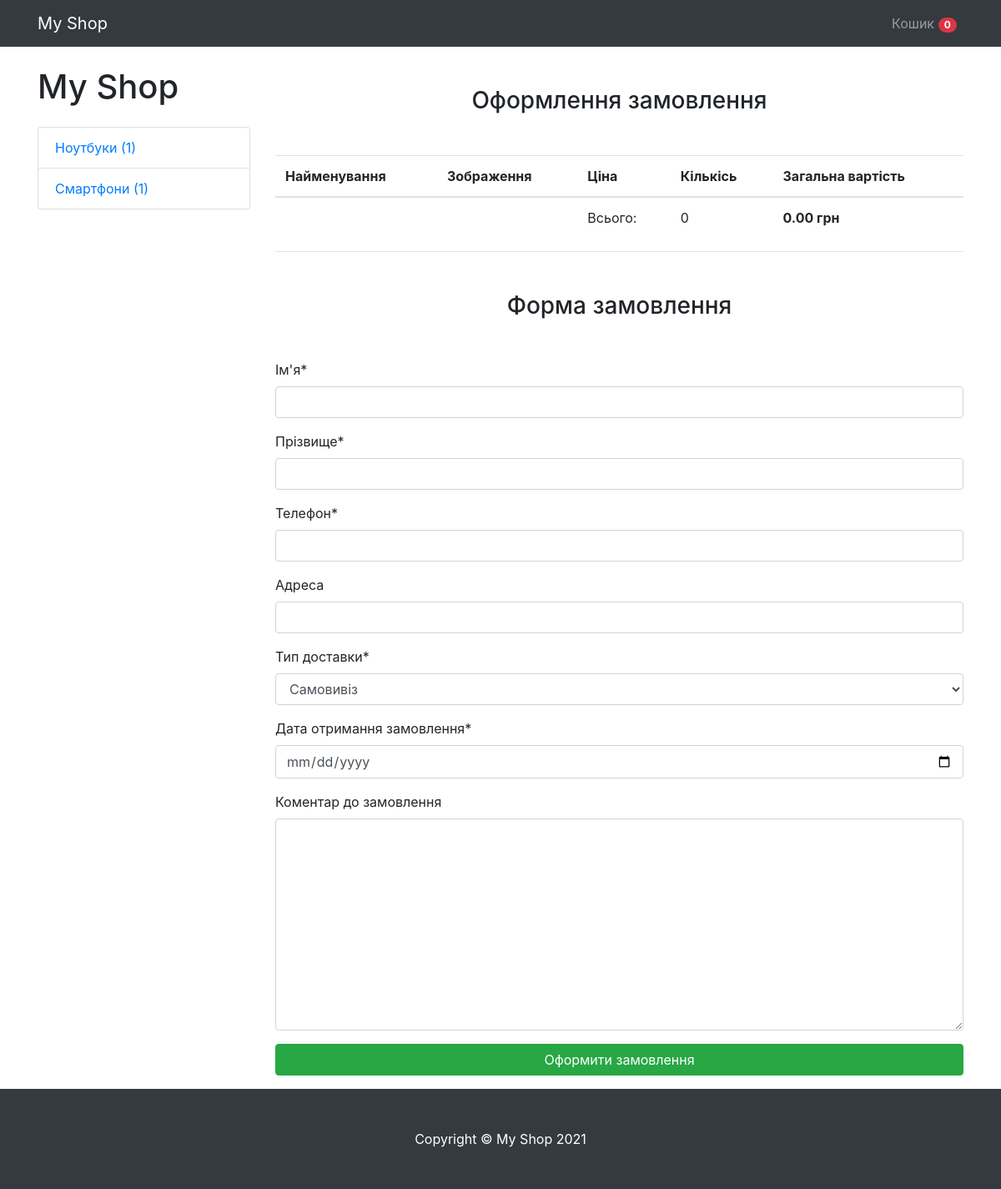
The app's page /checkout/ with its own data.
### mainapp/models.py (models this page shows, shortened)
class Cart(models.Model):
    owner = models.ForeignKey('Customer', null=True, verbose_name='Власник', on_delete=models.CASCADE)
    products = models.ManyToManyField(CartProduct, blank=True, related_name='related_cart')
    total_products = models.PositiveIntegerField(default=0)
    final_price = models.DecimalField(max_digits=9, decimal_places=2, default=0, verbose_name='Загальна вартість')
    in_order = models.BooleanField(default=False)
    for_anonymous_user = models.BooleanField(default=False)

class Category(models.Model):
    name = models.CharField(max_length=255, verbose_name="Назва категорії")
    slug = models.SlugField(unique=True)
    objects = CategoryManager()
    def get_absolute_url(self):
        return reverse('category_detail', kwargs={'slug': self.slug})

### mainapp/views.py (the view)
# urls.py: path('checkout/', CheckoutView.as_view(), name='checkout'),
class CheckoutView(CartMixin, View):
    def get(self, request, *args, **kwargs):
        categories = Category.objects.get_categories_for_left_sidebar()
        form = OrderForm(request.POST or None)
        context = {
            'cart': self.cart,
            'categories': categories,
            'form': form
        }
        return render(request, 'checkout.html', context)

### mainapp/forms.py
class OrderForm(forms.ModelForm):
    def __init__(self, *args, **kwargs):
        super(). __init__( *args, **kwargs)
        self.fields['order_date'].label = 'Дата отримання замовлення'
    order_date = forms.DateField(widget=forms.TextInput(attrs={'type': 'date'}))
    class Meta:
        model = Order
        fields = (
            'first_name', 'last_name', 'phone', 'address', 'buying_type', 'order_date', 'comment'
        )

### mainapp/mixins.py (called while the page is built)
    def dispatch(self, request, *args, **kwargs):
        if request.user.is_authenticated:
            customer = Customer.objects.filter(user=request.user).first()
            if not customer:
                customer = Customer.objects.create(user=request.user)
            cart = Cart.objects.filter(owner=customer, in_order=False).first()
            if not cart:
                cart = Cart.objects.create(owner=customer)
        else:
            cart = Cart.objects.filter(for_anonymous_user=True).first()
            if not cart:
                cart = Cart.objects.create(for_anonymous_user=True)
        self.cart = cart
        return super().dispatch(request, *args, **kwargs)

### mainapp/models.py (called while the page is built)
def get_models_for_count(*model_names):
    return [models.Count(model_name) for model_name in model_names]

    def get_queryset(self):
        return super().get_queryset()

    def get_categories_for_left_sidebar(self):
        models = get_models_for_count('notebook', 'smartphone')
        qs = self.get_queryset().annotate(*models)
        data = [
            dict(name=c.name, url=c.get_absolute_url(), count=getattr(c, self.CATEGORY_NAME_COUNT_NAME[c.name]))
            for c in qs
        ]
        return data

### templates/checkout.html (shortened to what this page needs)
{% extends 'base.html' %}
{% load crispy_forms_tags %}
{% block content %}
    <h3 class="text-center mt-5 mb-5">Оформлення замовлення</h3>
    <table class="table">
        <thead>
        <tr>
            <th scope="col">Найменування</th>
            <th scope="col">Зображення</th>
            <th scope="col">Ціна</th>
            <th scope="col">Кількісь</th>
            <th scope="col">Загальна вартість</th>
        </tr>
        </thead>
        <tbody>
        <tr>
            <td colspan="2"></td>
            <td>Всього:</td>
            <td>{{ cart.total_products }}</td>
            <td><strong>{{ cart.final_price }} грн</strong></td>
        </tr>
        </tbody>
    </table>
    <hr>
    <h3 class="text-center mt-5 mb-5">Форма замовлення</h3>
    <form action="{% url 'make_order' %}" method="post">
        {{ form|crispy }}
        <input type="submit" class="btn btn-success btn-block mb-3" value="Оформити замовлення">
    </form>
{% endblock content %}

### templates/base.html (shortened to what this page needs)
<!DOCTYPE html>
<html lang="en">
<head>
    <link rel="stylesheet" href="https://maxcdn.bootstrapcdn.com/bootstrap/4.0.0/css/bootstrap.min.css"
>
</head>
<body>
<nav class="navbar navbar-expand-lg navbar-dark bg-dark fixed-top">
    <div class="container">
        <a class="navbar-brand" href="/">My Shop</a>
        <div class="collapse navbar-collapse" id="navbarResponsive">
            <ul class="navbar-nav ml-auto">
                <li class="nav-item">
                    <a class="nav-link" href="{% url 'cart' %}">Кошик <span
                            class="badge badge-pill badge-danger">{{ cart.products.count }}</span> </a>
                </li>
            </ul>
        </div>
    </div>
</nav>
<div class="container">
    <div class="row">
        <div class="col-lg-3">
            <h1 class="my-4">My Shop</h1>
            <div class="list-group">
                {% for category in categories %}
                    <a href="{{ category.url }}" class="list-group-item">{{ category.name }} ({{ category.count }})</a>
                {% endfor %}
            </div>
        </div>
        <div class="col-lg-9">
            {% block content %}{% endblock content %}
        </div>
    </div>
</div>
<footer class="py-5 bg-dark">
    <div class="container">
        <p class="m-0 text-center text-white">Copyright &copy; My Shop 2021</p>
    </div>
</footer>
</body>
</html>

### templates/base.html (style rules this page uses)
body { padding-top: 56px; }

### records on screen
Cart: products.count "0", total_products "0", final_price "0.00"
Category: name "Ноутбуки"
Category: name "Смартфони"

### other values on screen
{{ category.count }} "1" "1"
